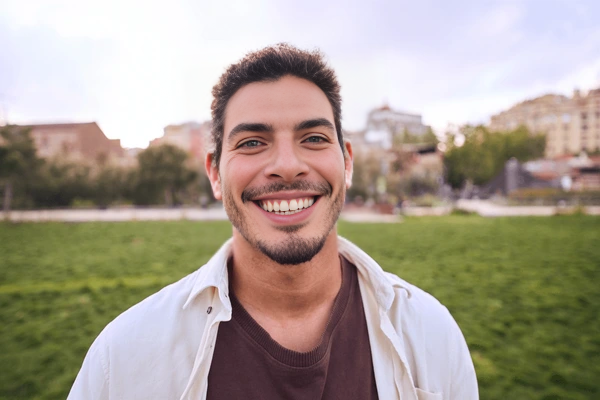
#> input picture backend/deep_fake_analysis/test.png, 600 x 400 px
$ jupyter execute test.ipynb
#> lines starting #> are read from the running program, lines starting #| are printed output that depends on the picture; after the words box and inside, x2 and y2 are one past the last pixel; in counts of white or black regions, pixels touching at a corner belong together
#> further down, before_image is the input picture: shape (400, 600, 3); mean B, G, R 145.4, 158.1, 168.9
[cell 1]
import numpy as np

np1 = np.array(
    [[[2, 3, 1], [1, 4, 2], [6, 4, 2]]]
    )
np2 = np.array(
    [[[4, 6, 2], [2, 3, 6], [2, 3, 1]]]
    )

new_np = np1 * np2

np.sum(new_np)

# new_np.size

# np.clip(10, 0, 5)

print(isinstance(2, int))

Blurring stuff below

[cell 2]
from typing import List

import numpy as np
import cv2
import matplotlib.pyplot as plt

def blur(img: cv2.typing.MatLike, bbox: List | None = None):
    guassian_blur_filter = np.array(
        [[1, 1, 1],
        [1, 1, 1],
        [1, 1, 1]]
    )


    RESCALE_FACTOR = 20

    resized_img = cv2.resize(img, (img.shape[1] // RESCALE_FACTOR, img.shape[0] // RESCALE_FACTOR))
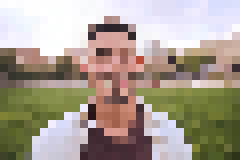
#> resized_img: shape (20, 30, 3) (shown 8 times larger); mean B, G, R 145.3, 157.9, 169
    blurred_img = np.zeros((resized_img.shape[0], resized_img.shape[1], resized_img.shape[2]), dtype=np.uint8) if bbox is not None else resized_img.copy()
#> blurred_img: shape (20, 30, 3); every value is 0

    H_RANGE_START = int(bbox[1]) // RESCALE_FACTOR if bbox is not None else 1
    H_RANGE_END = int(bbox[3]) // RESCALE_FACTOR if bbox is not None else resized_img.shape[0]-1
#> H_RANGE_END = 12

    W_RANGE_START = int(bbox[0]) // RESCALE_FACTOR if bbox is not None else 1
    W_RANGE_END = int(bbox[2]) // RESCALE_FACTOR if bbox is not None else resized_img.shape[1]-1
#> W_RANGE_END = 17

    for h in range(H_RANGE_START, H_RANGE_END):
        for w in range(W_RANGE_START, W_RANGE_END):

            top_left = resized_img[h-1][w-1]
            top_middle = resized_img[h-1][w]
            top_right = resized_img[h-1][w+1]

            middle_left = resized_img[h][w-1]
            middle_middle = resized_img[h][w]
            middle_right = resized_img[h][w+1]

            bottom_left = resized_img[h+1][w-1]
            bottom_middle = resized_img[h+1][w]
            bottom_right = resized_img[h+1][w+1]

            specificImg = np.array(
                [[top_left, top_middle, top_right],
                [middle_left, middle_middle, middle_right],
                [bottom_left, bottom_middle, bottom_right]]
            )


            filtered_point = np.sum(specificImg * guassian_blur_filter[:, :, None], axis=(0,1)) / np.sum(guassian_blur_filter) # will possobily need normalising and so on for this

            blurred_img[h][w] = filtered_point
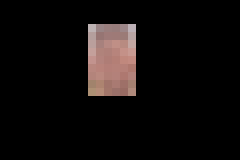
#> blurred_img: shape (20, 30, 3) (shown 8 times larger); mean B, G, R 11.4, 12.1, 15.8

    upscaled_img = cv2.resize(blurred_img, (img.shape[1], img.shape[0]))
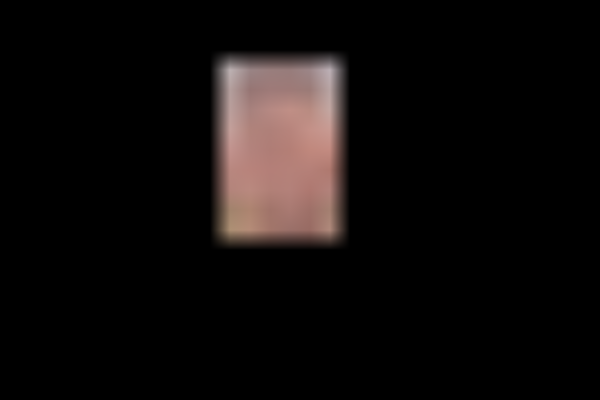
#> upscaled_img: shape (400, 600, 3); mean B, G, R 11.4, 12.1, 15.8


    if bbox is not None:
        img[int(bbox[1]): int(bbox[3]), int(bbox[0]): int(bbox[2])] = (0, 0, 0)
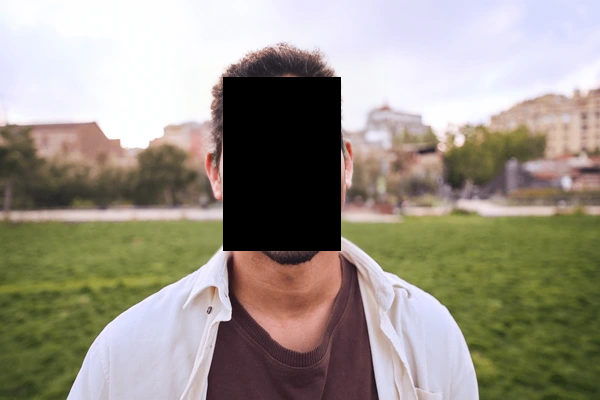
#> img: shape (400, 600, 3); 8.56% of pixels changed, all inside (x1, y1, x2, y2) = (223, 77, 341, 251)

    ret_img = np.bitwise_or(img, upscaled_img)
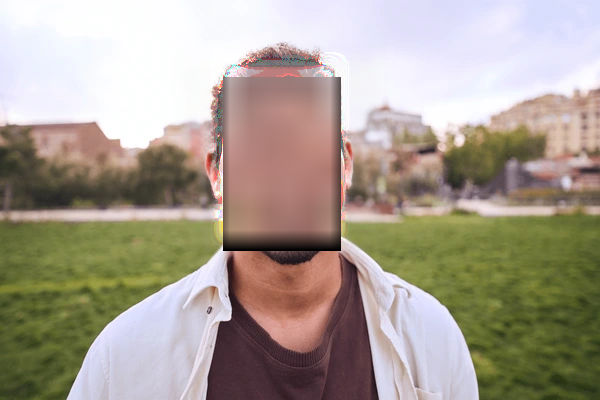
#> ret_img: shape (400, 600, 3); mean B, G, R 145.6, 158.3, 168.6

    # doesnt fully work not doing how i like it make sure to look into this and fix

    return ret_img

before_image = cv2.imread("deep_fake_analysis/test.png")

blurred_image = blur(before_image, [223.51405334472656, 77.07868957519531, 341.40570068359375, 251.74200439453125])

plt.figure(figsize=(10, 5))

plt.subplot(1, 3, 1)
plt.imshow(cv2.cvtColor(before_image, cv2.COLOR_BGR2RGB))
plt.title("Before Image")

plt.subplot(1, 3, 2)
plt.imshow(cv2.cvtColor(blurred_image, cv2.COLOR_BGR2RGB))
plt.title("Manual Blurring")

plt.subplot(1, 3, 3)
plt.imshow(cv2.cvtColor(cv2.GaussianBlur(before_image, (15, 15), 10), cv2.COLOR_BGR2RGB))
plt.title("Auto CV2 Blurring")
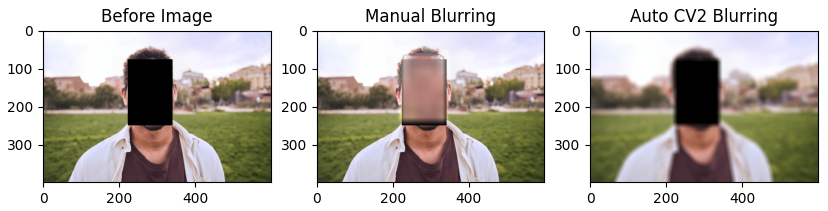
#> figure drawn by matplotlib, 3 panels
